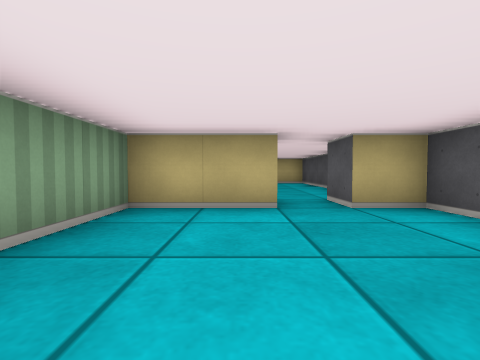
View 1 (above)

20 first-person views from a walk through a cub3D maze. The camera is about half as high as the walls, tilts 2° down and sees 85° across. The floor is counted in squares. Each view is taken from the middle of a square. On the plan, view 1 faces up. The plan holds only what a view shows up to about 9 squares ahead; the rest is blank. The place goes on beyond the plan.

View 2
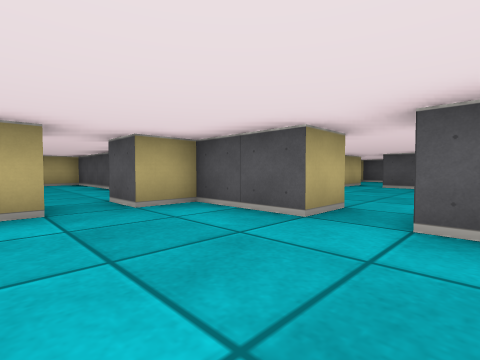

View 3
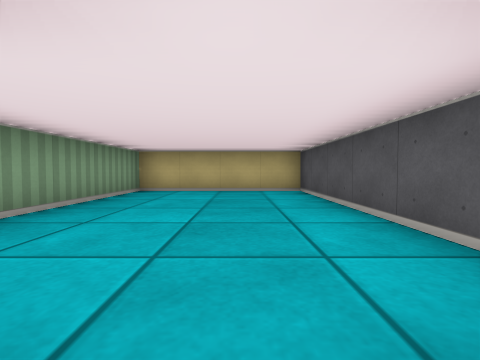

View 4
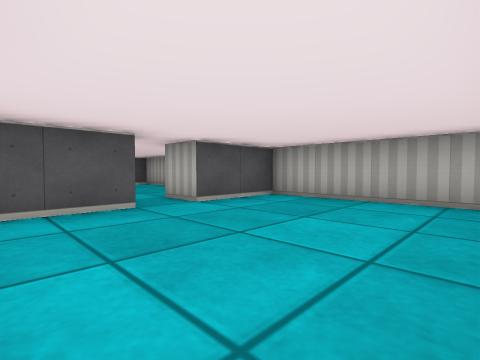

View 5
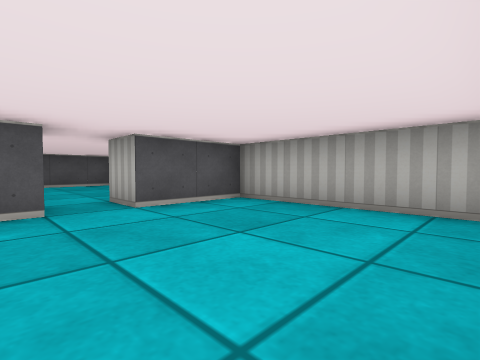

View 6
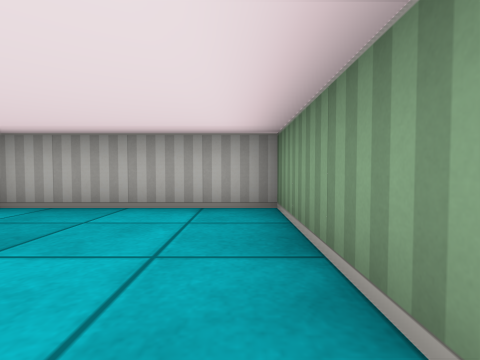

View 7
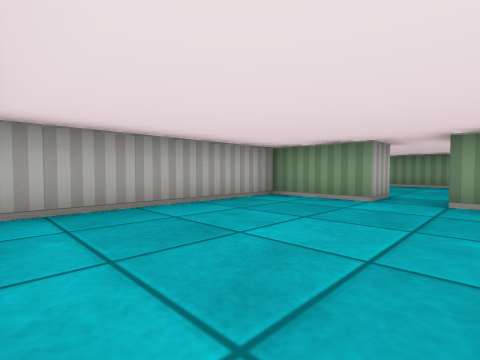

View 8
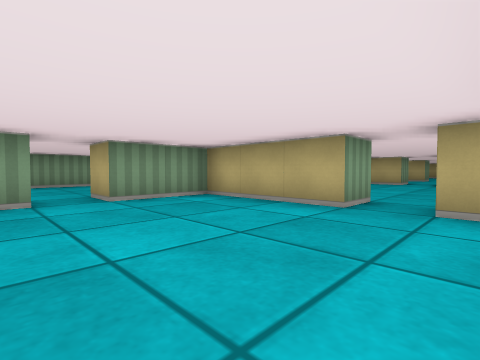

View 9
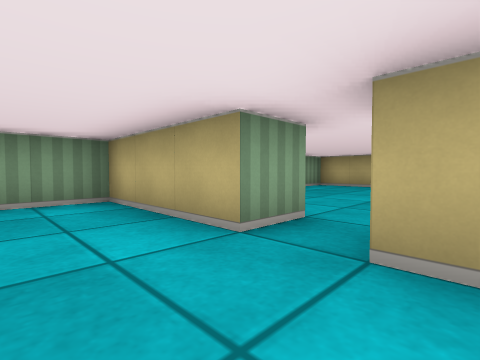

View 10
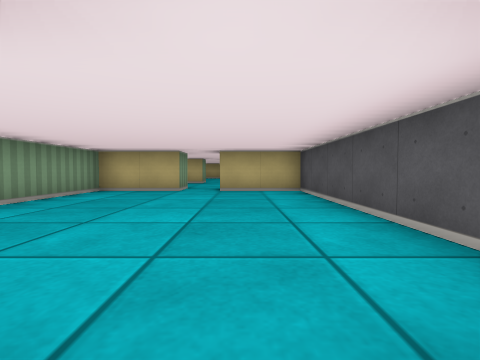

View 11
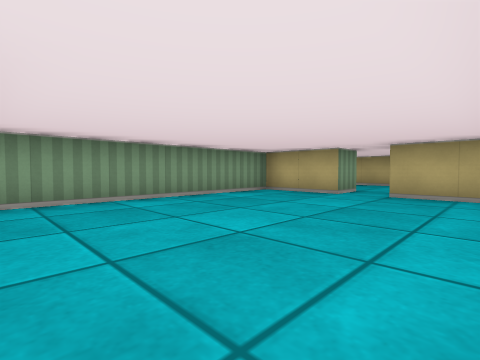

View 12
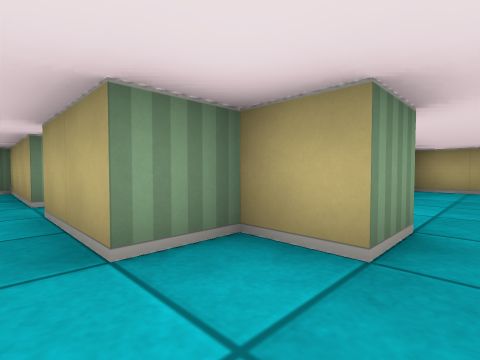

View 13
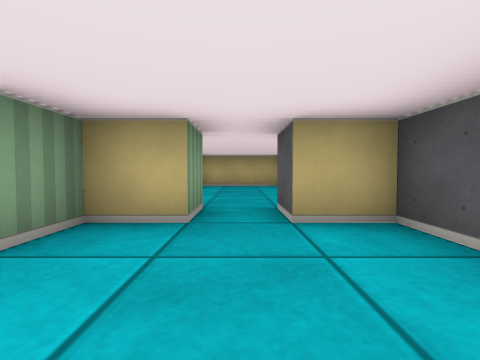

View 14
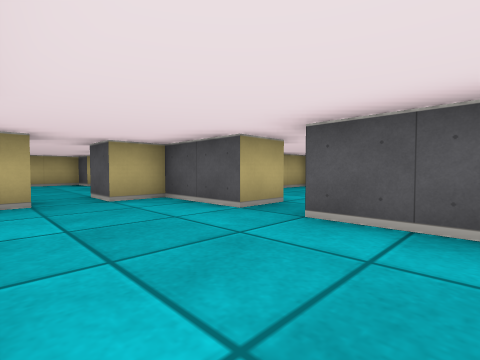

View 15
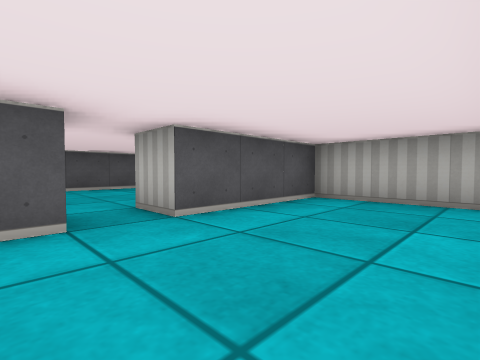

View 16
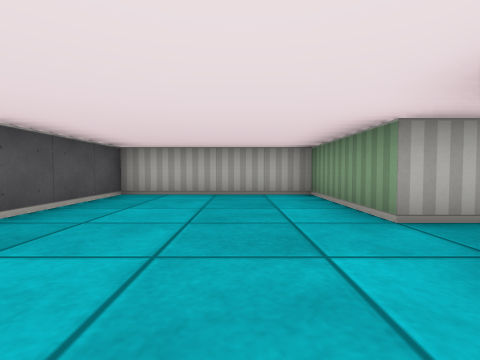

View 17
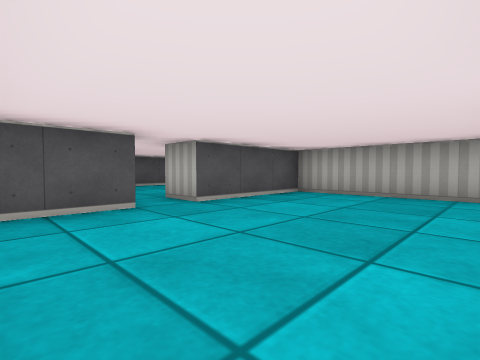

View 18
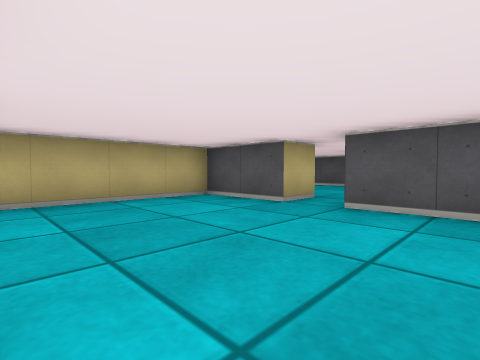

View 19
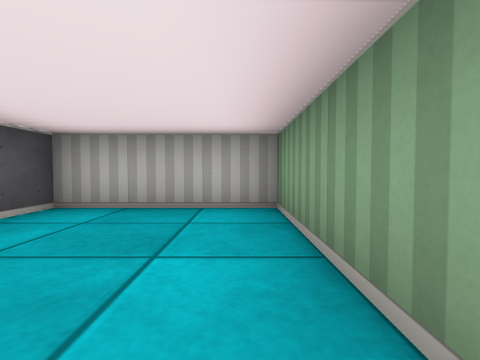

View 20
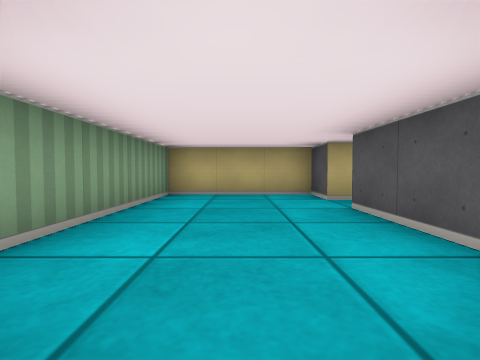

### Floor plan
Ten units are one square. View 1 is at (0, 0); x grows to the right and y downward. Boxes are objects, and circles mark ways between rooms. Rooms are numbered by the first view taken in them; rooms with no view inside come last. Other rooms are left out.
<svg viewBox="-20 -115 205 135">
<path fill="none" stroke="#000" d="M25 -15 25 -35 15 -35M6 -35 -15 -35 -15 15 25 15 25 -5M25 -56 25 -105 -15 -105 -15 -66M15 -35 15 -45M65 -35 35 -35 35 -15 25 -15M85 12 85 -25M25 -5 35 -5 35 15 79 15M85 -35 75 -35M65 -46 65 -35M85 -56 85 -105 65 -105M55 -105 35 -105 35 -51M95 -15 95 15 125 15 125 -15M125 -25 125 -45 115 -45M105 -45 95 -45 95 -35 85 -35M135 -25 125 -25M125 -15 135 -15 135 15 175 15 175 -15M175 -25 175 -45 141 -45M125 -66 125 -85M125 -95 125 -105 95 -105 95 -66M105 -56 105 -45M115 -45 115 -55"/>
<circle cx="10" cy="-40" r="3" fill="#2a7"/>
<circle cx="30" cy="-10" r="3" fill="#2a7"/>
<circle cx="70" cy="-40" r="3" fill="#2a7"/>
<circle cx="90" cy="-30" r="3" fill="#2a7"/>
<circle cx="130" cy="-20" r="3" fill="#2a7"/>
<circle cx="110" cy="-50" r="3" fill="#2a7"/>
<text x="0" y="-10">1</text>
<text x="10" y="-70">2</text>
<text x="60" y="-10">3</text>
<text x="60" y="-70">4</text>
<text x="110" y="-20">5</text>
<text x="150" y="-20">6</text>
<text x="110" y="-80">7</text>
</svg>
Room 1 opens to room 2. Room 1 opens to room 3. Room 3 opens to room 4. Room 3 opens to room 5. Room 5 opens to room 6. Room 5 opens to room 7.

Where each view was taken, in squares from view 1:
view 1: 0 up, 0 right, facing up
view 2: 0 up, 0 right, facing up-right
view 3: 4 up, 1 right, facing up
view 4: 3 up, 1 left, facing down-right
view 5: 2 up, 1 left, facing down-right
view 6: 2 up, 1 left, facing down
view 7: 2 up, 8 right, facing down-left
view 8: 0 up, 8 right, facing up-left
view 9: 2 up, 8 right, facing up-left
view 10: 4 up, 7 right, facing up
view 11: 5 up, 8 right, facing up-left
view 12: 3 up, 11 right, facing up-left
view 13: 2 up, 11 right, facing up
view 14: 0 up, 10 right, facing up-right
view 15: 3 up, 10 right, facing down-right
view 16: 4 up, 15 right, facing down
view 17: 4 up, 14 right, facing down-right
view 18: 0 up, 14 right, facing up-right
view 19: 2 up, 10 right, facing down
view 20: 5 up, 11 right, facing up
